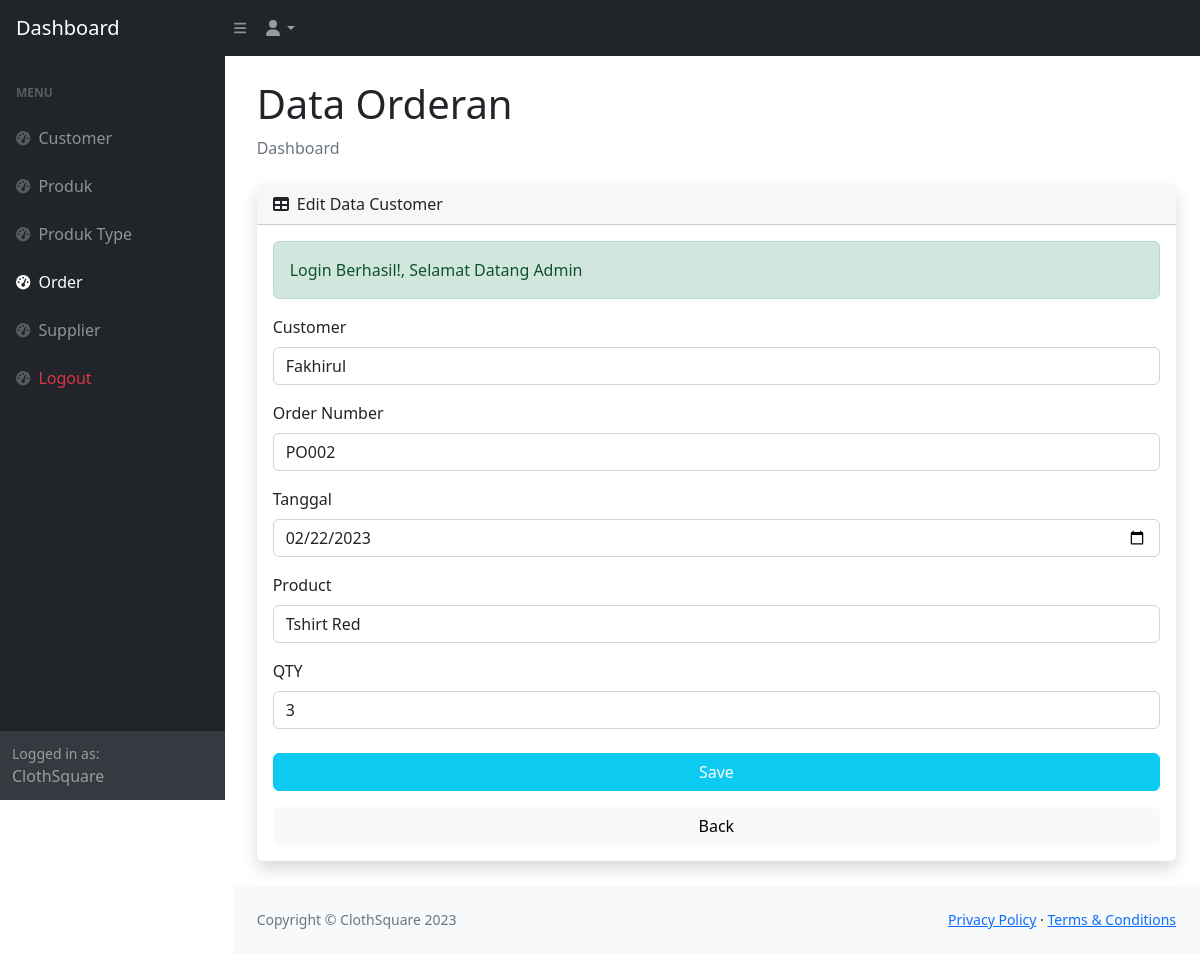
The page /admin/orderan-edit.php?id=2 (signed in) on the database its author committed.
### tables this page shows
CREATE TABLE `order` (
  `id` int(11) NOT NULL,
  `order_number` varchar(45) DEFAULT NULL,
  `date` datetime DEFAULT NULL,
  `qty` int(11) DEFAULT NULL,
  `total_price` int(11) DEFAULT NULL,
  `customer_id` int(11) NOT NULL,
  `product_id` int(11) NOT NULL
);

### function/helper.php (called while the page is built, shortened)
<?php
function hasSuccess(): bool
{
  return isset($_SESSION['success']);
}
function success(): ?string
{
  if (hasSuccess()) {
    $data = $_SESSION['success'];
    return $data;
  } else {
    return null;
  }
}

### function/query.php (called while the page is built, shortened)
<?php
function query_select($table, $role = [])
{
  global $conn;
  $sql = "SELECT * FROM $table";
  if (isset($role['where'])) {
    $sql .= " WHERE " . $role['where'];
  }
  $result = mysqli_query($conn, $sql);
  $rows = [];
  while ($row = mysqli_fetch_assoc($result)) {
    $rows[] = $row;
  }
  return $rows;
}

### admin/orderan-edit.php (the view, shortened to what this page needs)
<?php
$id = htmlspecialchars($_GET['id']);
$produks = query_select('product');
$customers = query_select('customer');
$orderan = query_select('`order`', ['where' => "id = '$id'"])[0];
 ?>
<?php require "partials/header.php" ?>
       <?php require "partials/navbar.php" ?>
        <div id="layoutSidenav">
            <?php require "partials/sidebar.php" ?>
            <div id="layoutSidenav_content">
                <main>
                    <div class="container-fluid px-4">
                        <h1 class="mt-4">Data Orderan</h1>
                        <ol class="breadcrumb mb-4">
                            <li class="breadcrumb-item active">Dashboard</li>
                        </ol>
                        <div class="card mb-4 border-0 shadow">
                            <div class="card-header">
                                <i class="fas fa-table me-1"></i>
                                Edit Data Customer
                            </div>
                            <div class="card-body">
                                <?php if (hasSuccess() || hasError() ): ?>
                                  <div class="alert alert-<?= hasSuccess() ? "success" : "danger" ?>"><?= hasSuccess() ? success() : error() ?></div>
                                <?php endif ?>
                                <form method="POST" enctype="multipart/form-data">
                                    <div class="form-group mb-3">
                                        <label for="gender" class="mb-2">Customer</label>
                                        <select name="customer_id" id="" class="form-control">
                                            <?php foreach ($customers as $key => $value): ?>
                                                <option value="<?= $value['id'] ?>" <?= $value['id'] == $orderan['customer_id'] ?> ><?= $value['name'] ?></option>
                                            <?php endforeach ?>
                                        </select>
                                    </div>
                                    <div class="form-group mb-3">
                                        <label for="order_number" class="mb-2">Order Number</label>
                                        <input class="form-control" id="order_number" type="text" placeholder="Order Number" name="order_number" value="<?= $orderan['order_number'] ?>" />
                                    </div>
                                    <?php
                                    $tgl = explode(" ", $orderan['date']);
                                     ?>
                                     <div class="form-group mb-3">
                                        <label for="date" class="mb-2">Tanggal</label>
                                        <input class="form-control" id="date" type="date" placeholder="" name="date" value="<?= $tgl[0] ?>" />
                                    </div>
                                     <div class="form-group mb-3">
                                        <label for="gender" class="mb-2">Product</label>
                                        <select name="product_id" id="" class="form-control">
                                            <?php foreach ($produks as $key => $value): ?>
                                                <option value="<?= $value['id'] ?>" <?= $value['id'] == $orderan['product_id'] ?>><?= $value['name'] ?></option>
                                            <?php endforeach ?>
                                        </select>
                                    </div>
                                    <div class="form-group mb-3">
                                        <label for="qty" class="mb-2">QTY</label>
                                        <input class="form-control" id="qty" type="number" placeholder="QTY" name="qty" value="<?= $orderan['qty'] ?>" />
                                    </div>
                                    <div class="mt-4 mb-0">
                                        <div class="d-grid">
                                            <button type="submit" class="btn mb-3 btn-info text-white btn-block">Save</button>
                                            <a href="orderan.php" class="btn btn-light btn-block">Back</a>
                                        </div>
                                    </div>
                                </form>
                            </div>
                        </div>
                    </div>
                </main>
                <footer class="py-4 bg-light mt-auto">
                    <div class="container-fluid px-4">
                        <div class="d-flex align-items-center justify-content-between small">
                            <div class="text-muted">Copyright &copy; ClothSquare 2023</div>
                            <div>
                                <a href="#">Privacy Policy</a>
                                &middot;
                                <a href="#">Terms &amp; Conditions</a>
                            </div>
                        </div>
                    </div>
                </footer>
            </div>
        </div>
<?php require "partials/footer.php" ?>

### rows shown on the page
order: order_number "PO002", date "02/22/2023", qty "3"

### other values the page prints
success() "Login Berhasil!, Selamat Datang Admin"
form field customer_id "Fakhirul"
form field product_id "Tshirt Red"
